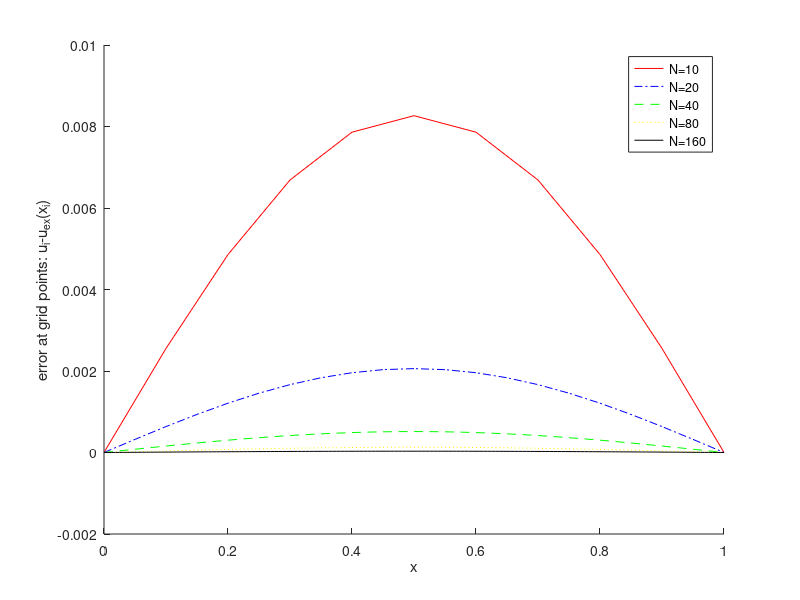
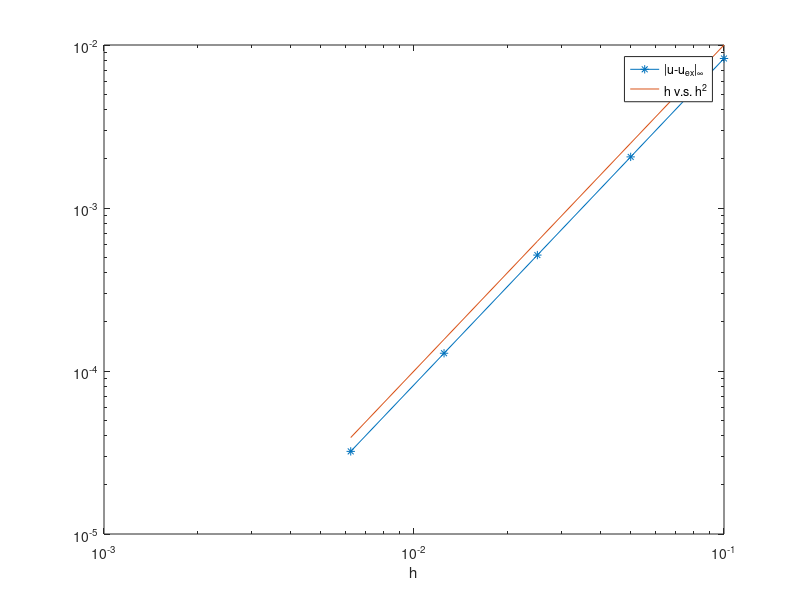

These figures' MATLAB source, in order:
% solving -u''=f on [0,1] by backslash

function err=Lab1_2()
N=[10,20,40,80,160];
drawStr={'r','b-.','g--','y:','k'};
legendStr=cell(1,length(N));
figure(1);
err=zeros(length(N),1);
h=zeros(length(N),1);
for i=1:length(N)
	h(i)=1/N(i);
	x=linspace(0,1,N(i)+1)';
	b=fcn(x);
	u=[0;GE(b(2:end-1),h(i));0];
	e=myerror(u,x);
	hold on;
	plot(x,e,drawStr{i});
	err(i)=max(abs(e));
	legendStr{i}=['N=',num2str(N(i))];
end
legend(legendStr);
xlabel('x');
ylabel('error at grid points: u_i-u_{ex}(x_i)')

figure(2)
loglog(h,err,'-*');
hold on; 
loglog(h,h.^2);
legend('|u-u_{ex}|_{\infty}','h v.s. h^2');
xlabel('h');

%--------------------------------------------------------------------------
function f=fcn(x)
f=pi^2*sin(pi*x);

function u=uex(x)
u=sin(pi*x);

function u=GE(b,h)
% use Gauss elimimation A\b 
m=size(b,1);
A=sparse(1:m,1:m,2,m,m)+sparse(2:m,1:m-1,-1,m,m)+sparse(1:m-1,2:m,-1,m,m);

u=A\(b*h^2);

function e=myerror(u,x)
e=u-uex(x);
